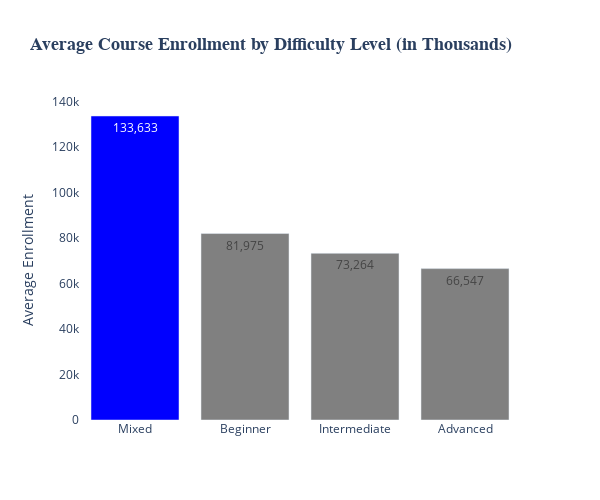

Notebook cell for this chart:
### Markdown cell above
However, when analyzing the average number of students enrolled per course by difficulty across the dataset, we find that the beginner level ranks second. **The mixed level is the most popular, with an average of over 133k students enrolled per course**. The advanced level is the least popular by this measure as well, with an average of over 66k students enrolled per course. This suggests that although most courses are designed for beginners, the highest average number of students enrolled per course is for the mixed level.

### Code cell
average_enrollment = (
    coursera_data.groupby("course_difficulty", observed=False)[
        "course_students_enrolled"
    ]
    .mean()
    .reset_index()
)

average_enrollment["average_enrollment"] = (
    average_enrollment["course_students_enrolled"].round(0).astype(int)
)

average_enrollment = average_enrollment.sort_values(
    by="average_enrollment", ascending=False
)

average_enrollment = average_enrollment[["course_difficulty", "average_enrollment"]]

colors = ["blue"] + ["grey"] * (len(average_enrollment) - 1)

average_enrollment["color"] = colors

fig_enrollment = px.bar(
    average_enrollment,
    x="course_difficulty",
    y="average_enrollment",
    title="Average Course Enrollment by Difficulty Level (in Thousands)",
    text="average_enrollment",
    color="color",
    color_discrete_map={"blue": "blue", "grey": "grey"},
)

fig_enrollment.update_traces(texttemplate="%{text:,}")

fig_enrollment.update_layout(
    width=600,
    height=500,
    plot_bgcolor="white",
    showlegend=False,
    xaxis=dict(showgrid=False, title=""),
    yaxis=dict(showgrid=False, title="Average Enrollment"),
    title_font=dict(size=18, family="Arial", weight="bold"),
)

fig_enrollment.show()

### Figure 1 — Plotly figure (JSON) as saved in the notebook; plotly's stock layout.template omitted (floating-point values rounded to 4 significant figures)
{"data": [{"alignmentgroup": "True", "hovertemplate": "color=blue<br>course_difficulty=%{x}<br>average_enrollment=%{text}<extra></extra>", "legendgroup": "blue", "marker": {"color": "blue", "pattern": {"shape": ""}}, "name": "blue", "offsetgroup": "blue", "orientation": "v", "showlegend": true, "text": [133633], "textposition": "auto", "texttemplate": "%{text:,}", "type": "bar", "x": ["Mixed"], "xaxis": "x", "y": [133633], "yaxis": "y"}, {"alignmentgroup": "True", "hovertemplate": "color=grey<br>course_difficulty=%{x}<br>average_enrollment=%{text}<extra></extra>", "legendgroup": "grey", "marker": {"color": "grey", "pattern": {"shape": ""}}, "name": "grey", "offsetgroup": "grey", "orientation": "v", "showlegend": true, "text": [81975, 73264, 66547], "textposition": "auto", "texttemplate": "%{text:,}", "type": "bar", "x": ["Beginner", "Intermediate", "Advanced"], "xaxis": "x", "y": [81975, 73264, 66547], "yaxis": "y"}], "layout": {"barmode": "relative", "height": 500, "legend": {"title": {"text": "color"}, "tracegroupgap": 0}, "plot_bgcolor": "white", "showlegend": false, "title": {"font": {"family": "Arial", "size": 18, "weight": "bold"}, "text": "Average Course Enrollment by Difficulty Level (in Thousands)"}, "width": 600, "xaxis": {"anchor": "y", "domain": [0, 1], "showgrid": false, "title": {"text": ""}}, "yaxis": {"anchor": "x", "domain": [0, 1], "showgrid": false, "title": {"text": "Average Enrollment"}}}}
